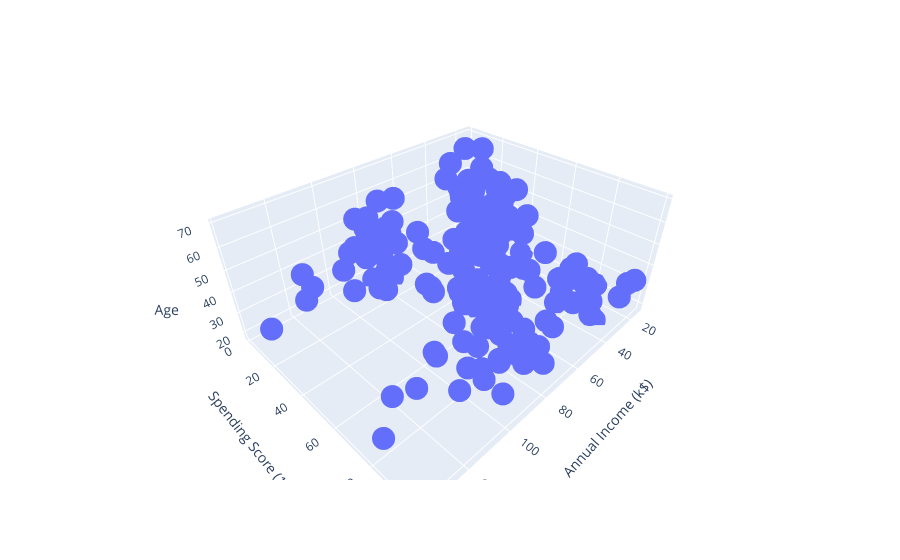

The notebook cell this image was saved under:
### Code cell
import plotly.express as px
fig = px.scatter_3d(df, x='Annual Income (k$)', y='Spending Score (1-100)', z='Age')
fig.show()

### Figure 1 — Plotly figure (JSON) as saved in the notebook; plotly's stock layout.template omitted (floating-point values rounded to 4 significant figures; data arrays with more than 128 entries replaced by an {"elided": "..."} marker saying what was removed)
{"data": [{"hovertemplate": "Annual Income (k$)=%{x}<br>Spending Score (1-100)=%{y}<br>Age=%{z}<extra></extra>", "legendgroup": "", "marker": {"color": "#636efa", "symbol": "circle"}, "mode": "markers", "name": "", "scene": "scene", "showlegend": false, "type": "scatter3d", "x": {"elided": "200 int values"}, "y": {"elided": "200 int values"}, "z": {"elided": "200 int values"}}], "layout": {"legend": {"tracegroupgap": 0}, "margin": {"t": 60}, "scene": {"domain": {"x": [0, 1], "y": [0, 1]}, "xaxis": {"title": {"text": "Annual Income (k$)"}}, "yaxis": {"title": {"text": "Spending Score (1-100)"}}, "zaxis": {"title": {"text": "Age"}}}}}
